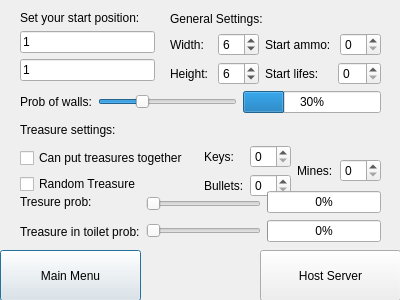
<?xml version="1.0" encoding="UTF-8"?>
<ui version="4.0">
 <class>HostServer</class>
 <widget class="QDialog" name="HostServer">
  <property name="geometry">
   <rect>
    <x>0</x>
    <y>0</y>
    <width>400</width>
    <height>300</height>
   </rect>
  </property>
  <property name="windowTitle">
   <string>Dialog</string>
  </property>
  <widget class="QPushButton" name="menuButton">
   <property name="geometry">
    <rect>
     <x>0</x>
     <y>250</y>
     <width>141</width>
     <height>51</height>
    </rect>
   </property>
   <property name="text">
    <string>Main Menu</string>
   </property>
  </widget>
  <widget class="QPushButton" name="pushButton">
   <property name="geometry">
    <rect>
     <x>260</x>
     <y>250</y>
     <width>141</width>
     <height>51</height>
    </rect>
   </property>
   <property name="text">
    <string>Host Server</string>
   </property>
  </widget>
  <widget class="QWidget" name="layoutWidget">
   <property name="geometry">
    <rect>
     <x>20</x>
     <y>10</y>
     <width>135</width>
     <height>71</height>
    </rect>
   </property>
   <layout class="QVBoxLayout" name="verticalLayout_4">
    <item>
     <widget class="QLabel" name="label">
      <property name="text">
       <string>Set your start position:</string>
      </property>
     </widget>
    </item>
    <item>
     <widget class="QLineEdit" name="xCoors">
      <property name="text">
       <string>1</string>
      </property>
     </widget>
    </item>
    <item>
     <widget class="QLineEdit" name="yCoors">
      <property name="text">
       <string>1</string>
      </property>
     </widget>
    </item>
   </layout>
  </widget>
  <widget class="QWidget" name="layoutWidget">
   <property name="geometry">
    <rect>
     <x>170</x>
     <y>10</y>
     <width>211</width>
     <height>75</height>
    </rect>
   </property>
   <layout class="QVBoxLayout" name="verticalLayout_3">
    <item>
     <widget class="QLabel" name="label_2">
      <property name="text">
       <string>General Settings:</string>
      </property>
     </widget>
    </item>
    <item>
     <layout class="QHBoxLayout" name="horizontalLayout_5">
      <item>
       <layout class="QVBoxLayout" name="verticalLayout">
        <item>
         <layout class="QHBoxLayout" name="horizontalLayout">
          <item>
           <widget class="QLabel" name="label_3">
            <property name="text">
             <string>Width:</string>
            </property>
           </widget>
          </item>
          <item>
           <widget class="QSpinBox" name="widthSpinbox">
            <property name="minimum">
             <number>1</number>
            </property>
            <property name="maximum">
             <number>30</number>
            </property>
            <property name="value">
             <number>6</number>
            </property>
           </widget>
          </item>
         </layout>
        </item>
        <item>
         <layout class="QHBoxLayout" name="horizontalLayout_2">
          <item>
           <widget class="QLabel" name="label_4">
            <property name="text">
             <string>Height:</string>
            </property>
           </widget>
          </item>
          <item>
           <widget class="QSpinBox" name="heightSpinbox">
            <property name="minimum">
             <number>1</number>
            </property>
            <property name="maximum">
             <number>30</number>
            </property>
            <property name="value">
             <number>6</number>
            </property>
           </widget>
          </item>
         </layout>
        </item>
       </layout>
      </item>
      <item>
       <layout class="QVBoxLayout" name="verticalLayout_2">
        <item>
         <layout class="QHBoxLayout" name="horizontalLayout_3">
          <item>
           <widget class="QLabel" name="label_5">
            <property name="text">
             <string>Start ammo: </string>
            </property>
           </widget>
          </item>
          <item>
           <widget class="QSpinBox" name="ammoSpinbox">
            <property name="maximum">
             <number>25</number>
            </property>
           </widget>
          </item>
         </layout>
        </item>
        <item>
         <layout class="QHBoxLayout" name="horizontalLayout_4">
          <item>
           <widget class="QLabel" name="label_6">
            <property name="text">
             <string>Start lifes:    </string>
            </property>
           </widget>
          </item>
          <item>
           <widget class="QSpinBox" name="lifeSpinbox">
            <property name="maximum">
             <number>20</number>
            </property>
           </widget>
          </item>
         </layout>
        </item>
       </layout>
      </item>
     </layout>
    </item>
   </layout>
  </widget>
  <widget class="QWidget" name="layoutWidget">
   <property name="geometry">
    <rect>
     <x>20</x>
     <y>120</y>
     <width>361</width>
     <height>77</height>
    </rect>
   </property>
   <layout class="QVBoxLayout" name="verticalLayout_9">
    <item>
     <widget class="QLabel" name="label_8">
      <property name="text">
       <string>Treasure settings:</string>
      </property>
     </widget>
    </item>
    <item>
     <layout class="QHBoxLayout" name="horizontalLayout_12">
      <item>
       <layout class="QVBoxLayout" name="verticalLayout_8">
        <item>
         <layout class="QHBoxLayout" name="horizontalLayout_9">
          <item>
           <layout class="QVBoxLayout" name="verticalLayout_6">
            <item>
             <layout class="QVBoxLayout" name="verticalLayout_5">
              <item>
               <widget class="QCheckBox" name="treasureTogether">
                <property name="text">
                 <string>Can put treasures together</string>
                </property>
                <property name="checked">
                 <bool>false</bool>
                </property>
               </widget>
              </item>
              <item>
               <widget class="QCheckBox" name="randomTreasure">
                <property name="text">
                 <string>Random Treasure</string>
                </property>
               </widget>
              </item>
             </layout>
            </item>
           </layout>
          </item>
         </layout>
        </item>
       </layout>
      </item>
      <item>
       <layout class="QHBoxLayout" name="horizontalLayout_11">
        <item>
         <layout class="QVBoxLayout" name="verticalLayout_7">
          <item>
           <layout class="QHBoxLayout" name="horizontalLayout_7">
            <item>
             <widget class="QLabel" name="label_9">
              <property name="text">
               <string>Keys:</string>
              </property>
             </widget>
            </item>
            <item>
             <widget class="QSpinBox" name="keysSpinbox"/>
            </item>
           </layout>
          </item>
          <item>
           <layout class="QHBoxLayout" name="horizontalLayout_8">
            <item>
             <widget class="QLabel" name="label_10">
              <property name="text">
               <string>Bullets:</string>
              </property>
             </widget>
            </item>
            <item>
             <widget class="QSpinBox" name="bulletsSpinbox"/>
            </item>
           </layout>
          </item>
         </layout>
        </item>
        <item>
         <layout class="QHBoxLayout" name="horizontalLayout_10">
          <item>
           <widget class="QLabel" name="label_11">
            <property name="text">
             <string>Mines:</string>
            </property>
           </widget>
          </item>
          <item>
           <widget class="QSpinBox" name="minesSpinbox"/>
          </item>
         </layout>
        </item>
       </layout>
      </item>
     </layout>
    </item>
   </layout>
  </widget>
  <widget class="QWidget" name="layoutWidget">
   <property name="geometry">
    <rect>
     <x>20</x>
     <y>90</y>
     <width>361</width>
     <height>24</height>
    </rect>
   </property>
   <layout class="QHBoxLayout" name="horizontalLayout_6">
    <item>
     <widget class="QLabel" name="label_7">
      <property name="text">
       <string>Prob of walls:</string>
      </property>
     </widget>
    </item>
    <item>
     <widget class="QSlider" name="wallProb">
      <property name="maximum">
       <number>100</number>
      </property>
      <property name="value">
       <number>30</number>
      </property>
      <property name="orientation">
       <enum>Qt::Horizontal</enum>
      </property>
     </widget>
    </item>
    <item>
     <widget class="QProgressBar" name="progressBar">
      <property name="value">
       <number>30</number>
      </property>
     </widget>
    </item>
   </layout>
  </widget>
  <widget class="QWidget" name="layoutWidget">
   <property name="geometry">
    <rect>
     <x>20</x>
     <y>190</y>
     <width>361</width>
     <height>54</height>
    </rect>
   </property>
   <layout class="QHBoxLayout" name="horizontalLayout_13">
    <item>
     <layout class="QVBoxLayout" name="verticalLayout_10">
      <item>
       <widget class="QLabel" name="label_13">
        <property name="text">
         <string>Tresure prob:</string>
        </property>
       </widget>
      </item>
      <item>
       <widget class="QLabel" name="label_12">
        <property name="text">
         <string>Treasure in toilet prob:</string>
        </property>
       </widget>
      </item>
     </layout>
    </item>
    <item>
     <layout class="QVBoxLayout" name="verticalLayout_11">
      <item>
       <widget class="QSlider" name="tresureProb">
        <property name="maximum">
         <number>100</number>
        </property>
        <property name="orientation">
         <enum>Qt::Horizontal</enum>
        </property>
       </widget>
      </item>
      <item>
       <widget class="QSlider" name="toiletProb">
        <property name="maximum">
         <number>100</number>
        </property>
        <property name="orientation">
         <enum>Qt::Horizontal</enum>
        </property>
       </widget>
      </item>
     </layout>
    </item>
    <item>
     <layout class="QVBoxLayout" name="verticalLayout_12">
      <item>
       <widget class="QProgressBar" name="progressBar_2">
        <property name="value">
         <number>0</number>
        </property>
       </widget>
      </item>
      <item>
       <widget class="QProgressBar" name="progressBar_3">
        <property name="value">
         <number>0</number>
        </property>
       </widget>
      </item>
     </layout>
    </item>
   </layout>
  </widget>
  <zorder>layoutWidget</zorder>
  <zorder>layoutWidget</zorder>
  <zorder>layoutWidget</zorder>
  <zorder>menuButton</zorder>
  <zorder>pushButton</zorder>
  <zorder>layoutWidget</zorder>
  <zorder>layoutWidget</zorder>
 </widget>
 <resources/>
 <connections>
  <connection>
   <sender>wallProb</sender>
   <signal>valueChanged(int)</signal>
   <receiver>progressBar</receiver>
   <slot>setValue(int)</slot>
   <hints>
    <hint type="sourcelabel">
     <x>180</x>
     <y>102</y>
    </hint>
    <hint type="destinationlabel">
     <x>254</x>
     <y>104</y>
    </hint>
   </hints>
  </connection>
  <connection>
   <sender>tresureProb</sender>
   <signal>valueChanged(int)</signal>
   <receiver>progressBar_2</receiver>
   <slot>setValue(int)</slot>
   <hints>
    <hint type="sourcelabel">
     <x>228</x>
     <y>199</y>
    </hint>
    <hint type="destinationlabel">
     <x>309</x>
     <y>203</y>
    </hint>
   </hints>
  </connection>
  <connection>
   <sender>toiletProb</sender>
   <signal>valueChanged(int)</signal>
   <receiver>progressBar_3</receiver>
   <slot>setValue(int)</slot>
   <hints>
    <hint type="sourcelabel">
     <x>164</x>
     <y>221</y>
    </hint>
    <hint type="destinationlabel">
     <x>296</x>
     <y>233</y>
    </hint>
   </hints>
  </connection>
 </connections>
</ui>
